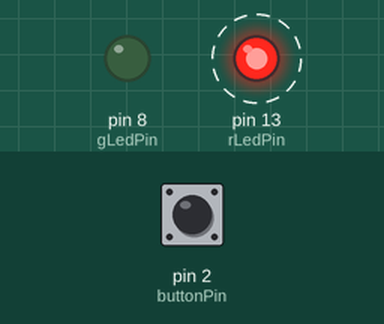
Simulated run of this sketch. Board: Arduino Uno, built with avr-gcc and run on an emulated ATmega328P. Parts: output pins drawn as LEDs (lit = HIGH). Dashed ring = blinking. The test bench sets the inputs (shaded band); at power-on: pin 2 (buttonPin) LOW.

Above: at 1.2 s.
1.3 s: pin 2 (buttonPin) pulled HIGH for 0.15 s
At 1.37 s:
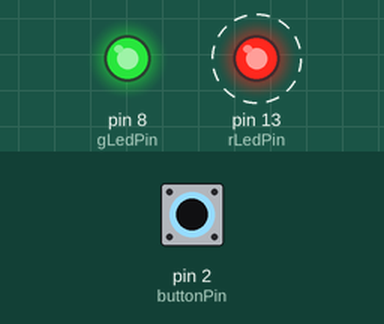
4.3 s: pin 2 (buttonPin) pulled HIGH for 1 s
At 6.8 s:
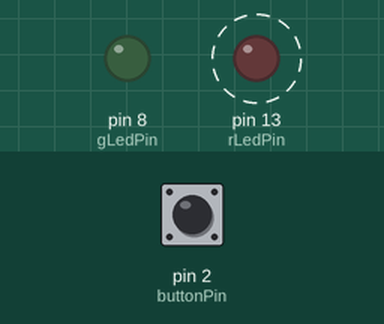
7.3 s: pin 2 (buttonPin) pulled HIGH for 3.2 s
At 8.5 s:
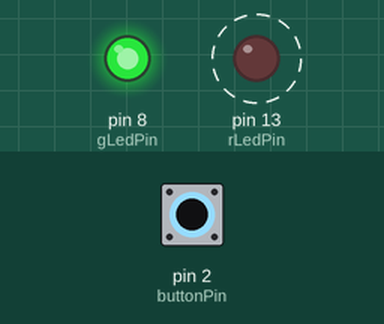
Timing chart, 0 to 18.0 s (numbered marks = the images above; inputs shaded):
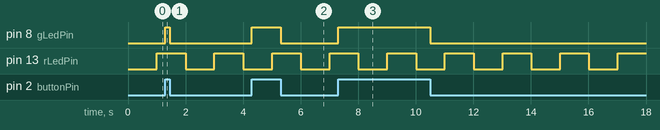

The sketch:

17_polling.ino
```cpp
int rLedPin = 13;
int gLedPin = 8;
int buttonPin = 2;

unsigned long int preTime = 0;
unsigned long int interval = 1000;
int ledState = LOW;


void setup() {
  // put your setup code here, to run once:
  pinMode(rLedPin, OUTPUT);
  pinMode(gLedPin, OUTPUT);
  pinMode(buttonPin, INPUT);
}

void loop() {
  // put your main code here, to run repeatedly:
  unsigned long int currentTime = millis();

  if(currentTime - preTime > interval){
    preTime = currentTime;
    ledState = !ledState;
    digitalWrite(rLedPin, ledState);
  }

  int buttonState = digitalRead(buttonPin);
  digitalWrite(gLedPin, buttonState);
}
```

Measured:
- after the input at 1.3 s, pin 8 (gLedPin): LOW → HIGH at once, → LOW 0.15 s later
- after the input at 4.3 s, pin 8 (gLedPin): LOW → HIGH at once, → LOW 1.0 s later
- after the input at 7.3 s, pin 8 (gLedPin): LOW → HIGH at once, → LOW 3.2 s later
- by itself, pin 13 (rLedPin): alternates HIGH for 1.0 s and LOW for 1.0 s
